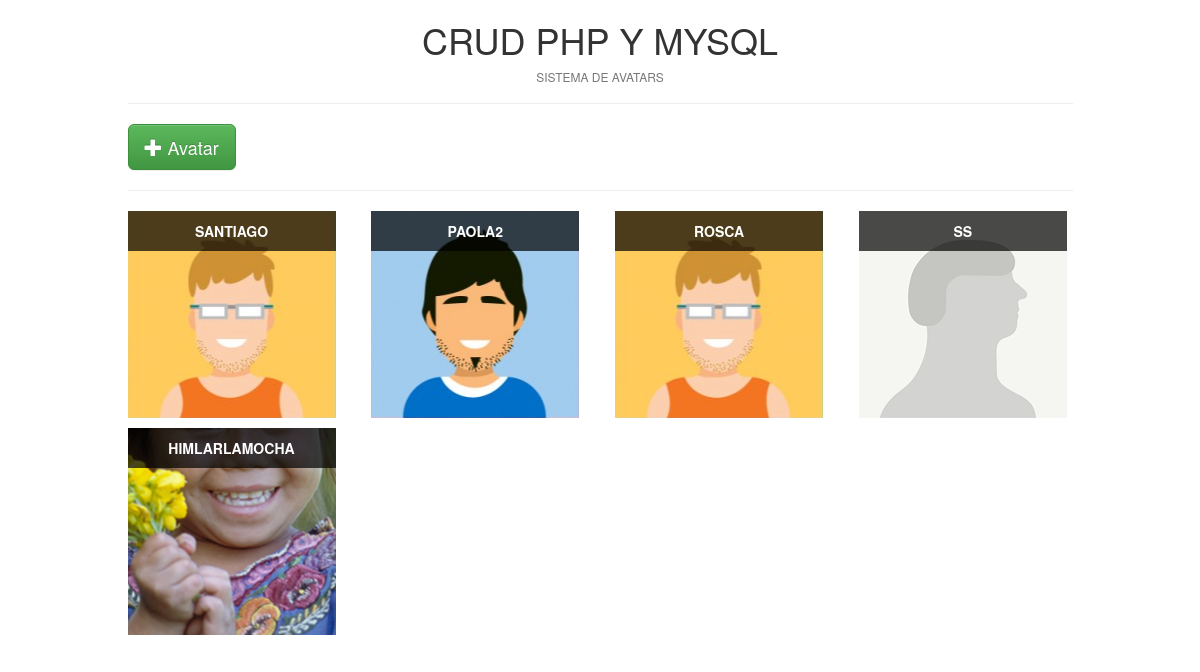
/php&mysql/index.php, run on the app's committed database.
### tables this page shows
CREATE TABLE `avatars` (
  `id` int(11) NOT NULL,
  `name` varchar(16) NOT NULL,
  `gender` varchar(16) DEFAULT NULL,
  `image` varchar(64) DEFAULT 'public/img/avatar.png',
  `color` varchar(16) DEFAULT NULL
);

### php&mysql/index.php (the view, shortened to what this page needs)
<!DOCTYPE html>
<html lang="es">
<head>
	<link rel="stylesheet" href="public/css/bootstrap.min.css">
	<link rel="stylesheet" href="public/css/bootstrap-theme.min.css">
	<link rel="stylesheet" href="public/css/custom.css">
</head>
<body>
	<div class="container">
		<div class="row">
			<div class="col-md-10 col-md-offset-1">
				<h1 class="text-center">CRUD PHP Y MYSQL</h1>
				<h6 class="text-center text-muted text-uppercase">Sistema de avatars</h6>
				<hr>
				<a href="add.php" class="btn btn-lg btn-success" data-toogle="tooltip" data-placement="top" title="Adicionar Avatar">
					<i class="glyphicon glyphicon-plus"></i>
					Avatar
				</a>
				<hr>
				<?php
					include('includes/db.php');
					$sql = "SELECT * FROM avatars";
					$rs =  mysqli_query($con,$sql);
				?>
				<div class="row">
					<?php while($row = mysqli_fetch_array($rs)){ ?>
						<div class="col-md-3">
							<figure class="avatars" style="background:url(<?=$row['image']?>)no-repeat center;">
								<figcaption><?=$row['name']?></figcaption>
							</figure>
						</div>
					<?php } ?>
				</div>
			</div>
		</div>
	</div>
</body>
</html>

### php&mysql/public/css/custom.css (style rules this page uses)
figure.avatars { height:207px; width:208px; margin-bottom:10px; position:relative; }
figure.avatars figcaption { background: rgba(0,0,0, 0.7); color:#fff; font-weight:bolder; text-align:center; padding:10px; text-transform:uppercase; }

### data on the page
avatars: image (picture), name "SANTIAGO"
avatars: image (picture), name "PAOLA2"
avatars: image (picture), name "ROSCA"
avatars: image (picture), name "SS"
avatars: image (picture), name "HIMLARLAMOCHA"
